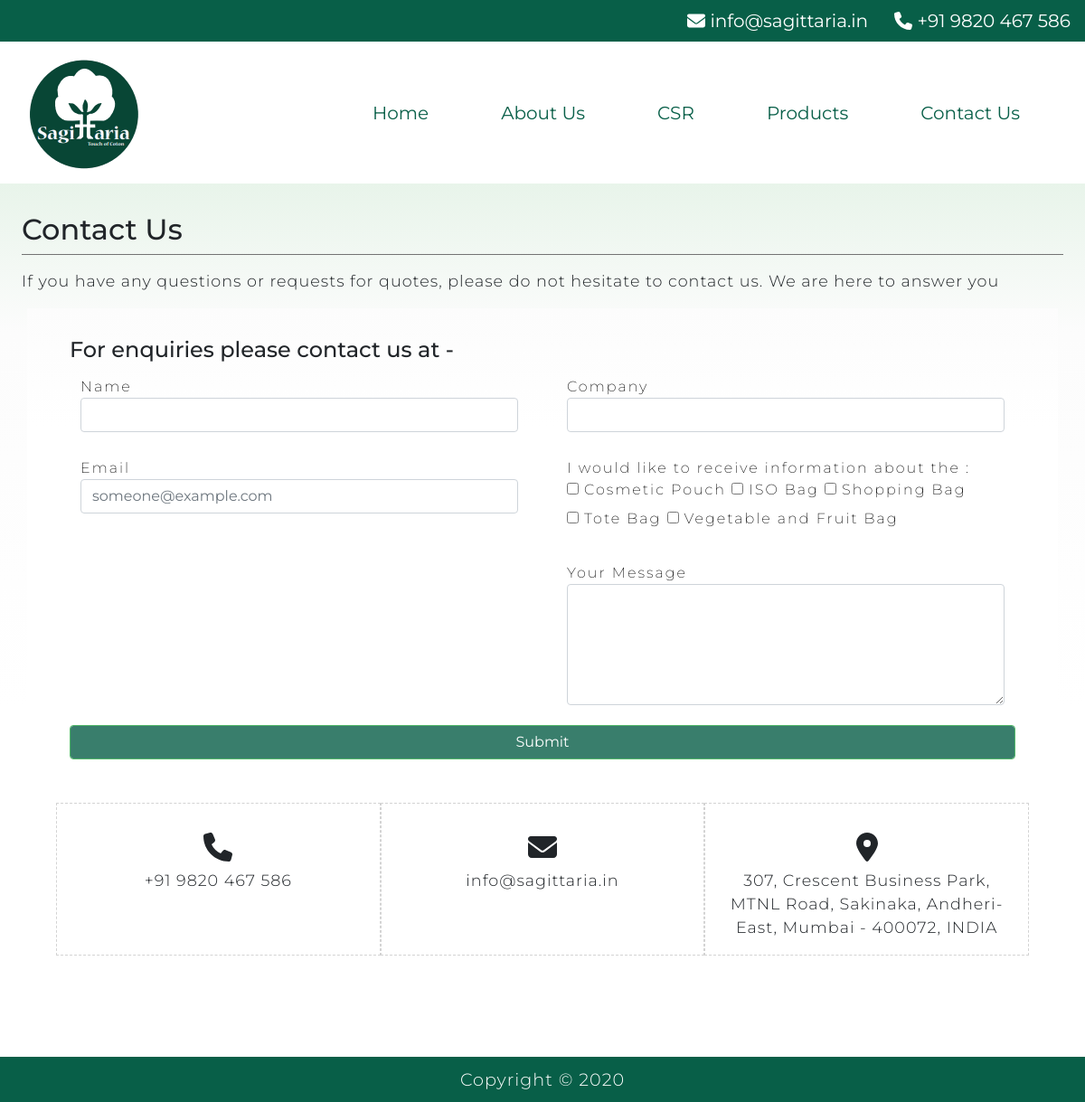
The page /contact-us.php on the database its author committed.
### tables this page shows
CREATE TABLE `categories` (
  `id` int(11) NOT NULL,
  `category_name` varchar(255) NOT NULL,
  `category_image` text NOT NULL,
  `created_at` timestamp NOT NULL DEFAULT CURRENT_TIMESTAMP ON UPDATE CURRENT_TIMESTAMP,
  `deleted_at` timestamp NOT NULL DEFAULT '0000-00-00 00:00:00',
  `updated_at` timestamp NOT NULL DEFAULT '0000-00-00 00:00:00'
);

### contact-us.php (the view, shortened to what this page needs)
<html>
   <?php
        include_once('includes/header.php');
        $query = "SELECT * FROM  categories";
        $select_all_categories_query = mysqli_query($connection, $query);
    ?>
<body>
    <?php include_once('includes/navbar.php');
    ?>
    <div class="parallax">
        <div class="pb-5 ">
                <h2 class="pl-4">Contact Us</h2>
                <hr class="horizontal-line">
                <p class="pl-4">If you have any questions or requests for quotes, please do not hesitate to contact us. We are here to answer you</p>
                <div class="container ">
                   <div class="row pb-5" id="contact-form">
                    <div class="col-md-12">
                        <h4 id="contact-form-h4">For enquiries please contact us at -</h4>
                        <form id="enquiry_form" role="form">
                            <div class="row">
                                <div class="col-md-6">
                                    <div class="form-group">
                                        <label for="" class="form-control">Name
                                        <input type="text" id="contact_name" class="form-control" name="contact_name"></label> </div>
                                </div>
                                <div class="col-md-6">
                                    <div class="form-group">
                                        <label for="" class="form-control">Company
                                        <input type="text" id="company_name" class="form-control" name="company_name"></label></div>
                                </div>
                            </div>
                            <div class="row">
                                <div class="col-md-6">
                                    <div class="form-group">
                                        <label for="" class="form-control">Email
                                        <input type="email" id="email" class="form-control" name="email" placeholder="someone@example.com"> </label></div>
                                </div>
                                <div class="col-md-6">
                                    <div class="form-group">
                                        <label for="" class="form-control">I would like to receive information about the :
                                         <?php
                                        while($row = mysqli_fetch_assoc($select_all_categories_query)) {
                                        $category_name = $row['category_name'];
                                            if($row > 0 ){
                                                ?>
                                                <label for="category_<?php echo $category_name ?>">
                                                <input type="checkbox" id="category_<?php echo $category_name ?>" class="category" name="category_<?php echo $category_name ?>" value="<?php echo $category_name ?>">
                                                <?php echo $category_name ?></label>
                                            <?php
                                            } else { }
                                            }
                                        ?></label>
                                         </div>
                                </div>
                            </div>
                            <div class="row">
                               <div class="col-md-6 ml-auto">
                                    <div class="form-group">
                                        <label for="" class="form-control">Your Message
                                        <textarea id="your_message" class="form-control" cols="15" rows="5" name="your_message"></textarea></label>
                                    </div>
                                </div>
                            </div>
                            <button type="submit" class="form-control btn btn-success">Submit</button>
                        </form>
                        <div class="row mt-5">
                            <div class="col-md-4 contact-styles" >
                                <div>
                                    <h2 class="text-center">
                                      <i class="fa fa-phone" aria-hidden="true"></i>
                                    </h2>
                                  <p class="text-center">+91 9820 467 586</p>
                              </div>
                            </div>
                            <div class="col-md-4 contact-styles">
                                <div>
                                    <h2 class="text-center">
                                      <i class="fas fa-envelope"></i>
                                    </h2>
                                  <p class="text-center">info@sagittaria.in</p>
                              </div>
                            </div>
                            <div class="col-md-4 contact-styles">
                                <div>
                                    <h2 class="text-center">
                                     <i class="fas fa-map-marker-alt"></i>
                                    </h2>
                                    <p class="text-center">307, Crescent Business Park, MTNL Road, Sakinaka, Andheri-East, Mumbai - 400072, INDIA</p>
                              </div>
                            </div>
                        </div>
                    </div>
                </div>
            </div>
            </div>
    </div>
        <?php
            include_once('includes/footer.php');
       ?>
</body>
</html>

### rows shown on the page
categories: category_name "Cosmetic Pouch"
categories: category_name "ISO Bag"
categories: category_name "Shopping Bag"
categories: category_name "Tote Bag"
categories: category_name "Vegetable and Fruit Bag"
